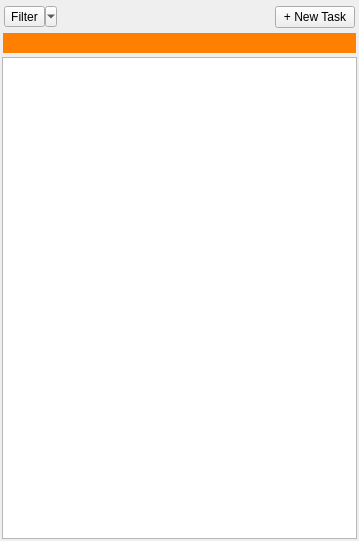
<?xml version="1.0" encoding="UTF-8"?>
<ui version="4.0">
 <class>MyTasksForm</class>
 <widget class="QWidget" name="MyTasksForm">
  <property name="geometry">
   <rect>
    <x>0</x>
    <y>0</y>
    <width>359</width>
    <height>541</height>
   </rect>
  </property>
  <property name="windowTitle">
   <string>Form</string>
  </property>
  <layout class="QVBoxLayout" name="verticalLayout" stretch="0,0,1">
   <property name="spacing">
    <number>4</number>
   </property>
   <property name="leftMargin">
    <number>2</number>
   </property>
   <property name="topMargin">
    <number>6</number>
   </property>
   <property name="rightMargin">
    <number>2</number>
   </property>
   <property name="bottomMargin">
    <number>2</number>
   </property>
   <item>
    <layout class="QHBoxLayout" name="horizontalLayout">
     <property name="leftMargin">
      <number>2</number>
     </property>
     <property name="rightMargin">
      <number>2</number>
     </property>
     <property name="bottomMargin">
      <number>1</number>
     </property>
     <item>
      <widget class="QToolButton" name="filter_btn">
       <property name="styleSheet">
        <string notr="true"/>
       </property>
       <property name="text">
        <string>Filter</string>
       </property>
       <property name="popupMode">
        <enum>QToolButton::MenuButtonPopup</enum>
       </property>
       <property name="toolButtonStyle">
        <enum>Qt::ToolButtonTextBesideIcon</enum>
       </property>
       <property name="autoRaise">
        <bool>false</bool>
       </property>
      </widget>
     </item>
     <item>
      <spacer name="horizontalSpacer">
       <property name="orientation">
        <enum>Qt::Horizontal</enum>
       </property>
       <property name="sizeHint" stdset="0">
        <size>
         <width>40</width>
         <height>20</height>
        </size>
       </property>
      </spacer>
     </item>
     <item>
      <widget class="QPushButton" name="new_task_btn">
       <property name="text">
        <string>+ New Task</string>
       </property>
      </widget>
     </item>
    </layout>
   </item>
   <item>
    <layout class="QHBoxLayout" name="horizontalLayout_2">
     <property name="leftMargin">
      <number>1</number>
     </property>
     <property name="rightMargin">
      <number>1</number>
     </property>
     <item>
      <widget class="SearchWidget" name="search_ctrl" native="true">
       <property name="minimumSize">
        <size>
         <width>0</width>
         <height>20</height>
        </size>
       </property>
       <property name="styleSheet">
        <string notr="true">#search_ctrl {
background-color: rgb(255, 128, 0);
}</string>
       </property>
      </widget>
     </item>
    </layout>
   </item>
   <item>
    <widget class="QTreeView" name="task_tree">
     <property name="rootIsDecorated">
      <bool>false</bool>
     </property>
     <attribute name="headerVisible">
      <bool>false</bool>
     </attribute>
    </widget>
   </item>
  </layout>
 </widget>
 <customwidgets>
  <customwidget>
   <class>SearchWidget</class>
   <extends>QWidget</extends>
   <header>..framework_widgets</header>
   <container>1</container>
  </customwidget>
 </customwidgets>
 <resources/>
 <connections/>
</ui>
